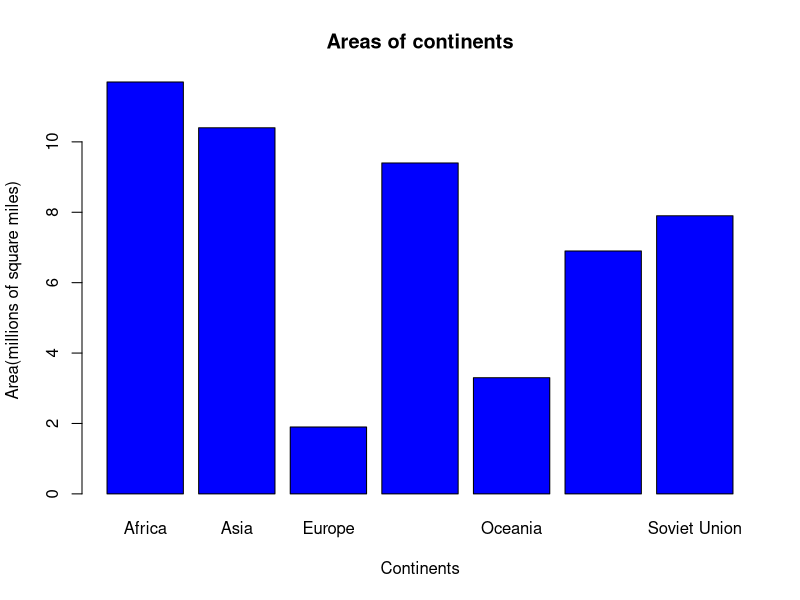

Write R code to recreate this figure.
continents <- c("Africa", "Asia", "Europe", "North America", "Oceania", "South America", "Soviet Union")
areas <- c(11.7, 10.4, 1.9, 9.4, 3.3, 6.9, 7.9)
barplot(areas, names.arg = continents, xlab="Continents", ylab="Area(millions of square miles)",col="blue",main="Areas of continents")